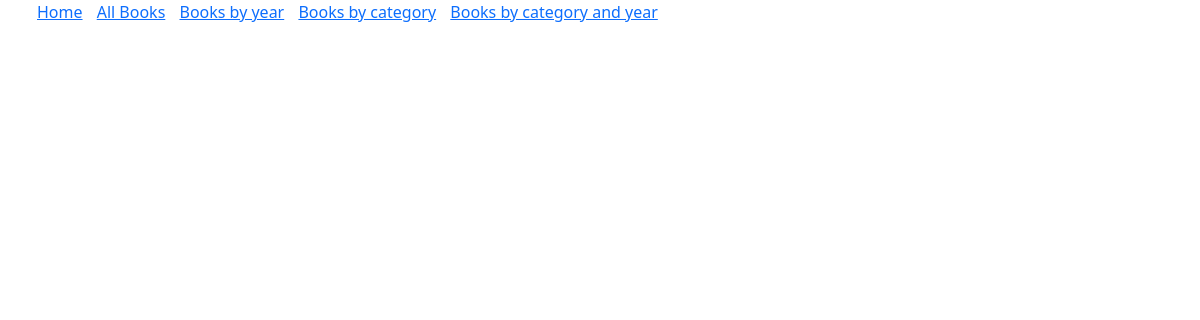
Before: /books/year/1990 with the older database file.
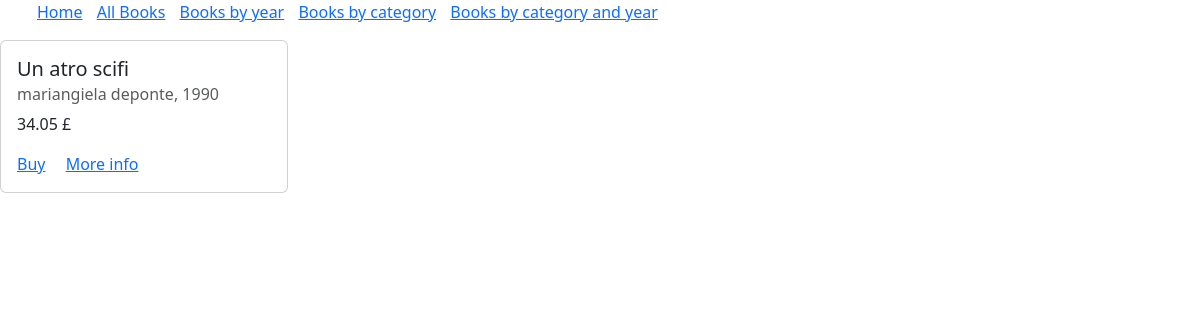
After: the same page with the newer database file.
### app1/models.py (models this page shows)
class Book(models.Model):
    id = models.AutoField(primary_key = True)
    year = models.IntegerField()
    author = models.TextField()
    price = models.DecimalField(max_digits = 8, decimal_places = 2)
    title = models.TextField()
    description = models.TextField()
    category_choices = [
        ('FICTION', 'fiction'),
        ('HORROR', 'horror'),
        ('SCFI', 'scfi'),
        ('SPLATTER', 'splatter'),
        ('FANTASY', 'fantasy'),
    ]
    category = models.CharField(max_length=50, choices=category_choices, default='FICTION')

### app1/views.py (the view)
# urls.py: path('books/year/<int:yearid>', views.bookbyyear, name='bookbyyear'),
def bookbyyear(request, yearid):
    books = Book.objects.filter(year=yearid)
    return render(request, 'bookbyyear.html', {'books': books})

### app1/templates/bookbyyear.html
{% extends 'base.html' %}
{% block content %}
    {% for book in books %}
    <div class="card" style="width: 18rem;">
    <div class="card-body">
    <h5 class="card-title">{{book.title}}</h5>
    <h6 class="card-subtitle mb-2 text-muted">{{book.author}}, {{book.year}}</h6>
    <p class="card-text">{{book.price}} £</p>
    <a href="#" class="card-link">Buy</a>
    <a href="{% url 'singlebook' bookid=book.id %}" class="card-link">More info</a>
    </div>
    </div>
    <br>
    {% endfor %}
{% endblock %}

Changed rows visible on the page:
added Book: title "Un atro scifi", author "mariangiela deponte", year "1990", price "34.05"
